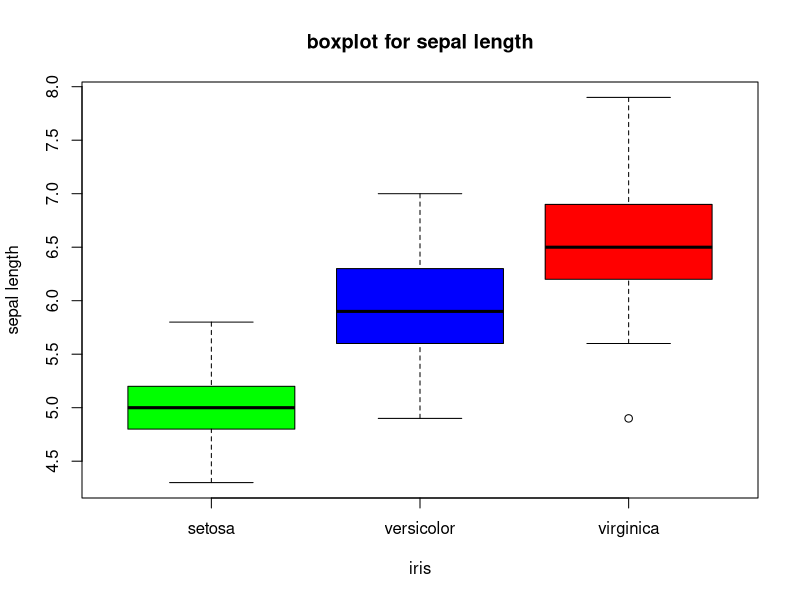
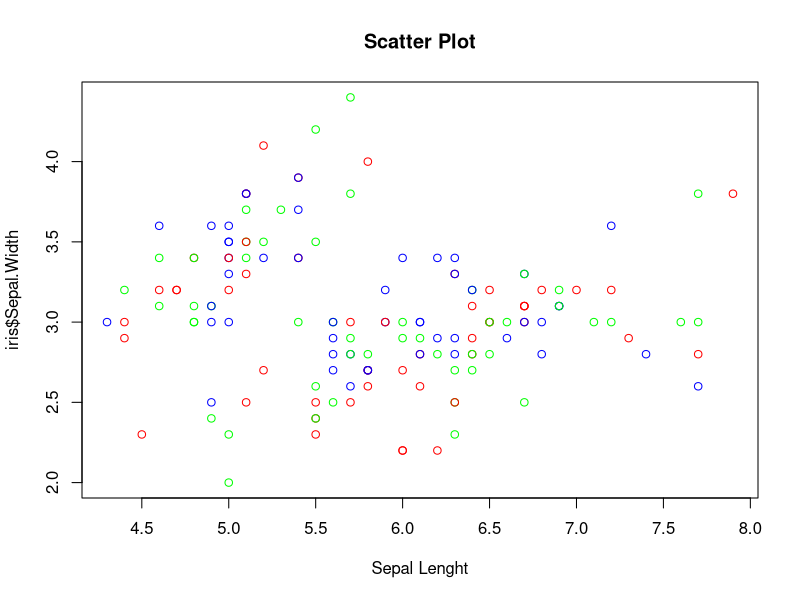
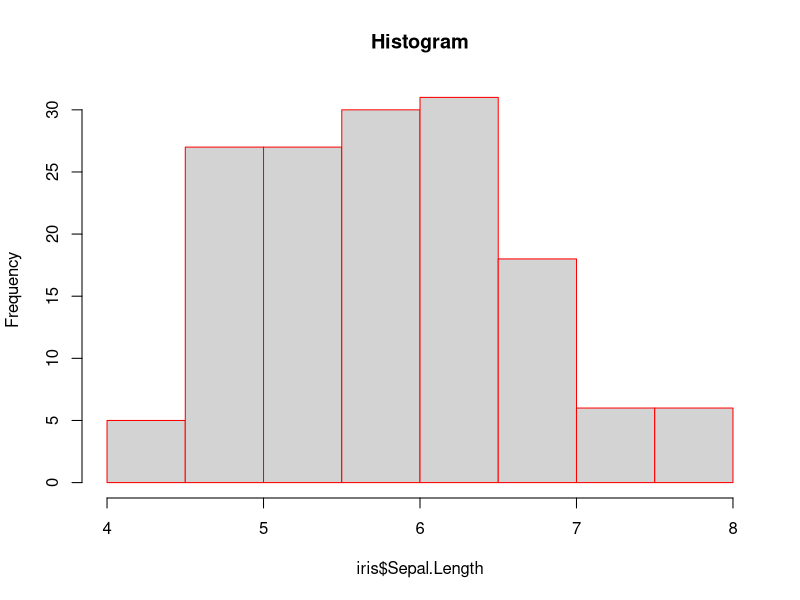
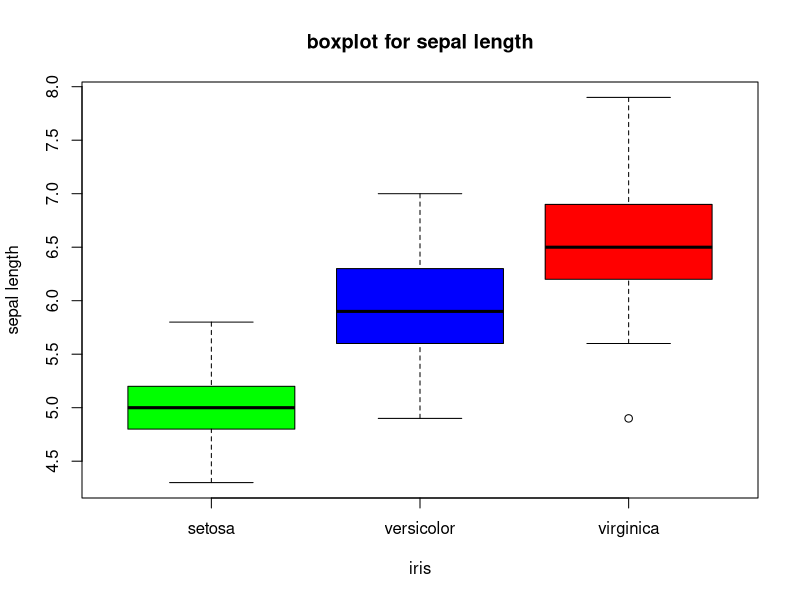

Write R code to recreate these figures, in order.
## ---- chunk 1

data("iris")
iris = iris
iris
## ---- chunk 2
str(iris)
## ---- chunk 3
summary(iris)
## ---- chunk 4
boxplot(iris$Sepal.Length~iris$Species, main="boxplot for sepal length", xlab = "iris", ylab = "sepal length", col = c("green", "blue", "red"))
## ---- chunk 5

plot(iris$Sepal.Length, iris$Sepal.Width, xlab = "Sepal Lenght", ylabel = "Sepal Width", main = "Scatter Plot", col = c("green", "blue", "red"))
## ---- chunk 6
hist(iris$Sepal.Length, main = "Histogram", xlabel = "Sepal Length", border = "red")
## ---- chunk 7
attach(iris)
## ---- chunk 8
boxplot(Sepal.Length~Species, main="boxplot for sepal length", xlab = "iris", ylab = "sepal length", col = c("green", "blue", "red"))
